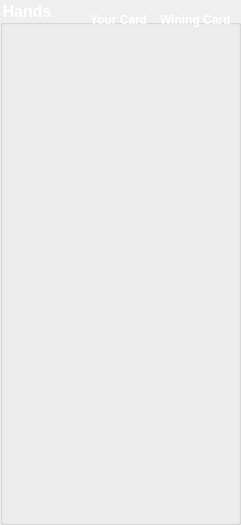
   <widget class="QGroupBox" name="groupBox_3">
    <property name="geometry">
     <rect>
      <x>570</x>
      <y>100</y>
      <width>241</width>
      <height>525</height>
     </rect>
    </property>
    <property name="font">
     <font>
      <pointsize>12</pointsize>
      <bold>true</bold>
     </font>
    </property>
    <property name="styleSheet">
     <string notr="true">color: rgb(255, 255, 255);</string>
    </property>
    <property name="title">
     <string>Hands</string>
    </property>
    <widget class="QLabel" name="mark1Label">
     <property name="geometry">
      <rect>
       <x>10</x>
       <y>32</y>
       <width>30</width>
       <height>30</height>
      </rect>
     </property>
     <property name="text">
      <string/>
     </property>
     <property name="scaledContents">
      <bool>true</bool>
     </property>
    </widget>
    <widget class="QLabel" name="mark2Label">
     <property name="geometry">
      <rect>
       <x>10</x>
       <y>67</y>
       <width>30</width>
       <height>30</height>
      </rect>
     </property>
     <property name="text">
      <string/>
     </property>
     <property name="scaledContents">
      <bool>true</bool>
     </property>
    </widget>
    <widget class="QLabel" name="mark3Label">
     <property name="geometry">
      <rect>
       <x>10</x>
       <y>102</y>
       <width>30</width>
       <height>30</height>
      </rect>
     </property>
     <property name="text">
      <string/>
     </property>
     <property name="scaledContents">
      <bool>true</bool>
     </property>
    </widget>
    <widget class="QLabel" name="label_26">
     <property name="geometry">
      <rect>
       <x>10</x>
       <y>150</y>
       <width>31</width>
       <height>31</height>
      </rect>
     </property>
     <property name="text">
      <string/>
     </property>
    </widget>
    <widget class="QLabel" name="hand1">
     <property name="geometry">
      <rect>
       <x>45</x>
       <y>30</y>
       <width>31</width>
       <height>31</height>
      </rect>
     </property>
     <property name="text">
      <string/>
     </property>
     <property name="pixmap">
      <pixmap resource="Images.qrc">:/new/image/icons8-1-100 (1).png</pixmap>
     </property>
     <property name="scaledContents">
      <bool>true</bool>
     </property>
    </widget>
    <widget class="QLabel" name="hand2">
     <property name="geometry">
      <rect>
       <x>45</x>
       <y>65</y>
       <width>31</width>
       <height>31</height>
      </rect>
     </property>
     <property name="text">
      <string/>
     </property>
     <property name="pixmap">
      <pixmap resource="Images.qrc">:/new/image/icons8-2-100 (1).png</pixmap>
     </property>
     <property name="scaledContents">
      <bool>true</bool>
     </property>
    </widget>
    <widget class="QLabel" name="hand3">
     <property name="geometry">
      <rect>
       <x>45</x>
       <y>100</y>
       <width>31</width>
       <height>31</height>
      </rect>
     </property>
     <property name="text">
      <string/>
     </property>
     <property name="pixmap">
      <pixmap resource="Images.qrc">:/new/image/icons8-3-100 (1).png</pixmap>
     </property>
     <property name="scaledContents">
      <bool>true</bool>
     </property>
    </widget>
    <widget class="QLabel" name="hand4">
     <property name="geometry">
      <rect>
       <x>45</x>
       <y>135</y>
       <width>31</width>
       <height>31</height>
      </rect>
     </property>
     <property name="text">
      <string/>
     </property>
     <property name="pixmap">
      <pixmap resource="Images.qrc">:/new/image/icons8-circled-4-100.png</pixmap>
     </property>
     <property name="scaledContents">
      <bool>true</bool>
     </property>
    </widget>
    <widget class="QLabel" name="hand5">
     <property name="geometry">
      <rect>
       <x>45</x>
       <y>170</y>
       <width>31</width>
       <height>31</height>
      </rect>
     </property>
     <property name="text">
      <string/>
     </property>
     <property name="pixmap">
      <pixmap resource="Images.qrc">:/new/image/icons8-5-100 (1).png</pixmap>
     </property>
     <property name="scaledContents">
      <bool>true</bool>
     </property>
    </widget>
    <widget class="QLabel" name="hand6">
     <property name="geometry">
      <rect>
       <x>45</x>
       <y>205</y>
       <width>31</width>
       <height>31</height>
      </rect>
     </property>
     <property name="text">
      <string/>
     </property>
     <property name="pixmap">
      <pixmap resource="Images.qrc">:/new/image/icons8-6-100 (1).png</pixmap>
     </property>
     <property name="scaledContents">
      <bool>true</bool>
     </property>
    </widget>
    <widget class="QLabel" name="hand7">
     <property name="geometry">
      <rect>
       <x>45</x>
       <y>240</y>
       <width>31</width>
       <height>31</height>
      </rect>
     </property>
     <property name="text">
      <string/>
     </property>
     <property name="pixmap">
      <pixmap resource="Images.qrc">:/new/image/icons8-7-100 (1).png</pixmap>
     </property>
     <property name="scaledContents">
      <bool>true</bool>
     </property>
    </widget>
    <widget class="QLabel" name="hand8">
     <property name="geometry">
      <rect>
       <x>45</x>
       <y>275</y>
       <width>31</width>
       <height>31</height>
      </rect>
     </property>
     <property name="text">
      <string/>
     </property>
     <property name="pixmap">
      <pixmap resource="Images.qrc">:/new/image/icons8-8-100.png</pixmap>
     </property>
     <property name="scaledContents">
      <bool>true</bool>
     </property>
    </widget>
    <widget class="QLabel" name="hand9">
     <property name="geometry">
      <rect>
       <x>45</x>
       <y>310</y>
       <width>31</width>
       <height>31</height>
      </rect>
     </property>
     <property name="text">
      <string/>
     </property>
     <property name="pixmap">
      <pixmap resource="Images.qrc">:/new/image/icons8-9-100.png</pixmap>
     </property>
     <property name="scaledContents">
      <bool>true</bool>
     </property>
    </widget>
    <widget class="QLabel" name="hand10">
     <property name="geometry">
      <rect>
       <x>45</x>
       <y>345</y>
       <width>31</width>
       <height>31</height>
      </rect>
     </property>
     <property name="text">
      <string/>
     </property>
     <property name="pixmap">
      <pixmap resource="Images.qrc">:/new/image/icons8-10-circled-100.png</pixmap>
     </property>
     <property name="scaledContents">
      <bool>true</bool>
     </property>
    </widget>
    <widget class="QLabel" name="hand11">
     <property name="geometry">
      <rect>
       <x>45</x>
       <y>380</y>
       <width>31</width>
       <height>31</height>
      </rect>
     </property>
     <property name="text">
      <string/>
     </property>
     <property name="pixmap">
      <pixmap resource="Images.qrc">:/new/image/icons8-11-circled-100.png</pixmap>
     </property>
     <property name="scaledContents">
      <bool>true</bool>
     </property>
    </widget>
    <widget class="QLabel" name="hand12">
     <property name="geometry">
      <rect>
       <x>45</x>
       <y>415</y>
       <width>31</width>
       <height>31</height>
      </rect>
     </property>
     <property name="text">
      <string/>
     </property>
     <property name="pixmap">
      <pixmap resource="Images.qrc">:/new/image/icons8-12-circled-100.png</pixmap>
     </property>
     <property name="scaledContents">
      <bool>true</bool>
     </property>
    </widget>
    <widget class="QLabel" name="hand13">
     <property name="geometry">
      <rect>
       <x>45</x>
       <y>450</y>
       <width>31</width>
       <height>31</height>
      </rect>
     </property>
     <property name="text">
      <string/>
     </property>
     <property name="pixmap">
      <pixmap resource="Images.qrc">:/new/image/icons8-13-circled-100.png</pixmap>
     </property>
     <property name="scaledContents">
      <bool>true</bool>
     </property>
    </widget>
    <widget class="QLabel" name="hand14">
     <property name="geometry">
      <rect>
       <x>45</x>
       <y>485</y>
       <width>31</width>
       <height>31</height>
      </rect>
     </property>
     <property name="text">
      <string/>
     </property>
     <property name="pixmap">
      <pixmap resource="Images.qrc">:/new/image/icons8-14-circled-100.png</pixmap>
     </property>
     <property name="scaledContents">
      <bool>true</bool>
     </property>
    </widget>
    <widget class="QLabel" name="mark4Label">
     <property name="geometry">
      <rect>
       <x>10</x>
       <y>137</y>
       <width>30</width>
       <height>30</height>
      </rect>
     </property>
     <property name="text">
      <string/>
     </property>
     <property name="scaledContents">
      <bool>true</bool>
     </property>
    </widget>
    <widget class="QLabel" name="mark5Label">
     <property name="geometry">
      <rect>
       <x>10</x>
       <y>172</y>
       <width>30</width>
       <height>30</height>
      </rect>
     </property>
     <property name="text">
      <string/>
     </property>
     <property name="scaledContents">
      <bool>true</bool>
     </property>
    </widget>
    <widget class="QLabel" name="mark6Label">
     <property name="geometry">
      <rect>
       <x>10</x>
       <y>207</y>
       <width>30</width>
       <height>30</height>
      </rect>
     </property>
     <property name="text">
      <string/>
     </property>
     <property name="scaledContents">
      <bool>true</bool>
     </property>
    </widget>
    <widget class="QLabel" name="mark7Label">
     <property name="geometry">
      <rect>
       <x>10</x>
       <y>242</y>
       <width>30</width>
       <height>30</height>
      </rect>
     </property>
     <property name="text">
      <string/>
     </property>
     <property name="scaledContents">
      <bool>true</bool>
     </property>
    </widget>
    <widget class="QLabel" name="mark8Label">
     <property name="geometry">
      <rect>
       <x>10</x>
       <y>277</y>
       <width>30</width>
       <height>30</height>
      </rect>
     </property>
     <property name="text">
      <string/>
     </property>
     <property name="scaledContents">
      <bool>true</bool>
     </property>
    </widget>
    <widget class="QLabel" name="mark9Label">
     <property name="geometry">
      <rect>
       <x>10</x>
       <y>312</y>
       <width>30</width>
       <height>30</height>
      </rect>
     </property>
     <property name="text">
      <string/>
     </property>
     <property name="scaledContents">
      <bool>true</bool>
     </property>
    </widget>
    <widget class="QLabel" name="mark10Label">
     <property name="geometry">
      <rect>
       <x>10</x>
       <y>347</y>
       <width>30</width>
       <height>30</height>
      </rect>
     </property>
     <property name="text">
      <string/>
     </property>
     <property name="scaledContents">
      <bool>true</bool>
     </property>
    </widget>
    <widget class="QLabel" name="mark11Label">
     <property name="geometry">
      <rect>
       <x>10</x>
       <y>382</y>
       <width>30</width>
       <height>30</height>
      </rect>
     </property>
     <property name="text">
      <string/>
     </property>
     <property name="scaledContents">
      <bool>true</bool>
     </property>
    </widget>
    <widget class="QLabel" name="mark12Label">
     <property name="geometry">
      <rect>
       <x>10</x>
       <y>417</y>
       <width>30</width>
       <height>30</height>
      </rect>
     </property>
     <property name="text">
      <string/>
     </property>
     <property name="scaledContents">
      <bool>true</bool>
     </property>
    </widget>
    <widget class="QLabel" name="mark13Label">
     <property name="geometry">
      <rect>
       <x>10</x>
       <y>452</y>
       <width>30</width>
       <height>30</height>
      </rect>
     </property>
     <property name="text">
      <string/>
     </property>
     <property name="scaledContents">
      <bool>true</bool>
     </property>
    </widget>
    <widget class="QLabel" name="mark14Label">
     <property name="geometry">
      <rect>
       <x>10</x>
       <y>487</y>
       <width>30</width>
       <height>30</height>
      </rect>
     </property>
     <property name="text">
      <string/>
     </property>
     <property name="scaledContents">
      <bool>true</bool>
     </property>
    </widget>
    <widget class="QLabel" name="label_52">
     <property name="geometry">
      <rect>
       <x>90</x>
       <y>12</y>
       <width>61</width>
       <height>16</height>
      </rect>
     </property>
     <property name="font">
      <font>
       <pointsize>9</pointsize>
       <bold>true</bold>
      </font>
     </property>
     <property name="styleSheet">
      <string notr="true">color: rgb(255, 255, 255);</string>
     </property>
     <property name="text">
      <string>Your Card</string>
     </property>
    </widget>
    <widget class="QLabel" name="label_53">
     <property name="geometry">
      <rect>
       <x>160</x>
       <y>12</y>
       <width>81</width>
       <height>16</height>
      </rect>
     </property>
     <property name="font">
      <font>
       <pointsize>9</pointsize>
       <bold>true</bold>
      </font>
     </property>
     <property name="styleSheet">
      <string notr="true">color: rgb(255, 255, 255);</string>
     </property>
     <property name="text">
      <string>Wining Card</string>
     </property>
    </widget>
    <widget class="QLabel" name="yourCard1">
     <property name="geometry">
      <rect>
       <x>100</x>
       <y>30</y>
       <width>25</width>
       <height>31</height>
      </rect>
     </property>
     <property name="text">
      <string/>
     </property>
     <property name="scaledContents">
      <bool>true</bool>
     </property>
    </widget>
    <widget class="QLabel" name="yourCard2">
     <property name="geometry">
      <rect>
       <x>100</x>
       <y>65</y>
       <width>25</width>
       <height>31</height>
      </rect>
     </property>
     <property name="text">
      <string/>
     </property>
     <property name="scaledContents">
      <bool>true</bool>
     </property>
    </widget>
    <widget class="QLabel" name="yourCard3">
     <property name="geometry">
      <rect>
       <x>100</x>
       <y>100</y>
       <width>25</width>
       <height>31</height>
      </rect>
     </property>
     <property name="text">
      <string/>
     </property>
     <property name="scaledContents">
      <bool>true</bool>
     </property>
    </widget>
    <widget class="QLabel" name="yourCard4">
     <property name="geometry">
      <rect>
       <x>100</x>
       <y>135</y>
       <width>25</width>
       <height>31</height>
      </rect>
     </property>
     <property name="text">
      <string/>
     </property>
     <property name="scaledContents">
      <bool>true</bool>
     </property>
    </widget>
    <widget class="QLabel" name="yourCard5">
     <property name="geometry">
      <rect>
       <x>100</x>
       <y>170</y>
       <width>25</width>
       <height>31</height>
      </rect>
     </property>
     <property name="text">
      <string/>
     </property>
     <property name="scaledContents">
      <bool>true</bool>
     </property>
    </widget>
    <widget class="QLabel" name="yourCard6">
     <property name="geometry">
      <rect>
       <x>100</x>
       <y>205</y>
       <width>25</width>
       <height>31</height>
      </rect>
     </property>
     <property name="text">
      <string/>
     </property>
     <property name="scaledContents">
      <bool>true</bool>
     </property>
    </widget>
    <widget class="QLabel" name="yourCard7">
     <property name="geometry">
      <rect>
       <x>100</x>
       <y>240</y>
       <width>25</width>
       <height>31</height>
      </rect>
     </property>
     <property name="text">
      <string/>
     </property>
     <property name="scaledContents">
      <bool>true</bool>
     </property>
    </widget>
    <widget class="QLabel" name="yourCard8">
     <property name="geometry">
      <rect>
       <x>100</x>
       <y>275</y>
       <width>25</width>
       <height>31</height>
      </rect>
     </property>
     <property name="text">
      <string/>
     </property>
     <property name="scaledContents">
      <bool>true</bool>
     </property>
    </widget>
    <widget class="QLabel" name="yourCard9">
     <property name="geometry">
      <rect>
       <x>100</x>
       <y>310</y>
       <width>25</width>
       <height>31</height>
      </rect>
     </property>
     <property name="text">
      <string/>
     </property>
     <property name="scaledContents">
      <bool>true</bool>
     </property>
    </widget>
    <widget class="QLabel" name="yourCard10">
     <property name="geometry">
      <rect>
       <x>100</x>
       <y>345</y>
       <width>25</width>
       <height>31</height>
      </rect>
     </property>
     <property name="text">
      <string/>
     </property>
     <property name="scaledContents">
      <bool>true</bool>
     </property>
    </widget>
    <widget class="QLabel" name="yourCard11">
     <property name="geometry">
      <rect>
       <x>100</x>
       <y>380</y>
       <width>25</width>
       <height>31</height>
      </rect>
     </property>
     <property name="text">
      <string/>
     </property>
     <property name="scaledContents">
      <bool>true</bool>
     </property>
    </widget>
    <widget class="QLabel" name="yourCard12">
     <property name="geometry">
      <rect>
       <x>100</x>
       <y>415</y>
       <width>25</width>
       <height>31</height>
      </rect>
     </property>
     <property name="text">
      <string/>
     </property>
     <property name="scaledContents">
      <bool>true</bool>
     </property>
    </widget>
    <widget class="QLabel" name="yourCard13">
     <property name="geometry">
      <rect>
       <x>100</x>
       <y>450</y>
       <width>25</width>
       <height>31</height>
      </rect>
     </property>
     <property name="text">
      <string/>
     </property>
     <property name="scaledContents">
      <bool>true</bool>
     </property>
    </widget>
    <widget class="QLabel" name="yourCard14">
     <property name="geometry">
      <rect>
       <x>100</x>
       <y>485</y>
       <width>25</width>
       <height>31</height>
      </rect>
     </property>
     <property name="text">
      <string/>
     </property>
     <property name="scaledContents">
      <bool>true</bool>
     </property>
    </widget>
    <widget class="QLabel" name="winingCard1">
     <property name="geometry">
      <rect>
       <x>170</x>
       <y>30</y>
       <width>25</width>
       <height>31</height>
      </rect>
     </property>
     <property name="text">
      <string/>
     </property>
     <property name="scaledContents">
      <bool>true</bool>
     </property>
    </widget>
    <widget class="QLabel" name="winingCard2">
     <property name="geometry">
      <rect>
       <x>170</x>
       <y>65</y>
       <width>25</width>
       <height>31</height>
      </rect>
     </property>
     <property name="text">
      <string/>
     </property>
     <property name="scaledContents">
      <bool>true</bool>
     </property>
    </widget>
    <widget class="QLabel" name="winingCard3">
     <property name="geometry">
      <rect>
       <x>170</x>
       <y>100</y>
       <width>25</width>
       <height>31</height>
      </rect>
     </property>
     <property name="text">
      <string/>
     </property>
     <property name="scaledContents">
      <bool>true</bool>
     </property>
    </widget>
    <widget class="QLabel" name="winingCard4">
     <property name="geometry">
      <rect>
       <x>170</x>
       <y>135</y>
       <width>25</width>
       <height>31</height>
      </rect>
     </property>
     <property name="text">
      <string/>
     </property>
     <property name="scaledContents">
      <bool>true</bool>
     </property>
    </widget>
    <widget class="QLabel" name="winingCard5">
     <property name="geometry">
      <rect>
       <x>170</x>
       <y>170</y>
       <width>25</width>
       <height>31</height>
      </rect>
     </property>
     <property name="text">
      <string/>
     </property>
     <property name="scaledContents">
      <bool>true</bool>
     </property>
    </widget>
    <widget class="QLabel" name="winingCard6">
     <property name="geometry">
      <rect>
       <x>170</x>
       <y>205</y>
       <width>25</width>
       <height>31</height>
      </rect>
     </property>
     <property name="text">
      <string/>
     </property>
     <property name="scaledContents">
      <bool>true</bool>
     </property>
    </widget>
    <widget class="QLabel" name="winingCard7">
     <property name="geometry">
      <rect>
       <x>170</x>
       <y>240</y>
       <width>25</width>
       <height>31</height>
      </rect>
     </property>
     <property name="text">
      <string/>
     </property>
     <property name="scaledContents">
      <bool>true</bool>
     </property>
    </widget>
    <widget class="QLabel" name="winingCard8">
     <property name="geometry">
      <rect>
       <x>170</x>
       <y>275</y>
       <width>25</width>
       <height>31</height>
      </rect>
     </property>
     <property name="text">
      <string/>
     </property>
     <property name="scaledContents">
      <bool>true</bool>
     </property>
    </widget>
    <widget class="QLabel" name="winingCard9">
     <property name="geometry">
      <rect>
       <x>170</x>
       <y>310</y>
       <width>25</width>
       <height>31</height>
      </rect>
     </property>
     <property name="text">
      <string/>
     </property>
     <property name="scaledContents">
      <bool>true</bool>
     </property>
    </widget>
    <widget class="QLabel" name="winingCard10">
     <property name="geometry">
      <rect>
       <x>170</x>
       <y>345</y>
       <width>25</width>
       <height>31</height>
      </rect>
     </property>
     <property name="text">
      <string/>
     </property>
     <property name="scaledContents">
      <bool>true</bool>
     </property>
    </widget>
    <widget class="QLabel" name="winingCard11">
     <property name="geometry">
      <rect>
       <x>170</x>
       <y>380</y>
       <width>25</width>
       <height>31</height>
      </rect>
     </property>
     <property name="text">
      <string/>
     </property>
     <property name="scaledContents">
      <bool>true</bool>
     </property>
    </widget>
    <widget class="QLabel" name="winingCard12">
     <property name="geometry">
      <rect>
       <x>170</x>
       <y>415</y>
       <width>25</width>
       <height>31</height>
      </rect>
     </property>
     <property name="text">
      <string/>
     </property>
     <property name="scaledContents">
      <bool>true</bool>
     </property>
    </widget>
    <widget class="QLabel" name="winingCard13">
     <property name="geometry">
      <rect>
       <x>170</x>
       <y>450</y>
       <width>25</width>
       <height>31</height>
      </rect>
     </property>
     <property name="text">
      <string/>
     </property>
     <property name="scaledContents">
      <bool>true</bool>
     </property>
    </widget>
    <widget class="QLabel" name="winingCard14">
     <property name="geometry">
      <rect>
       <x>170</x>
       <y>485</y>
       <width>25</width>
       <height>31</height>
      </rect>
     </property>
     <property name="text">
      <string/>
     </property>
     <property name="scaledContents">
      <bool>true</bool>
     </property>
    </widget>
   </widget>
